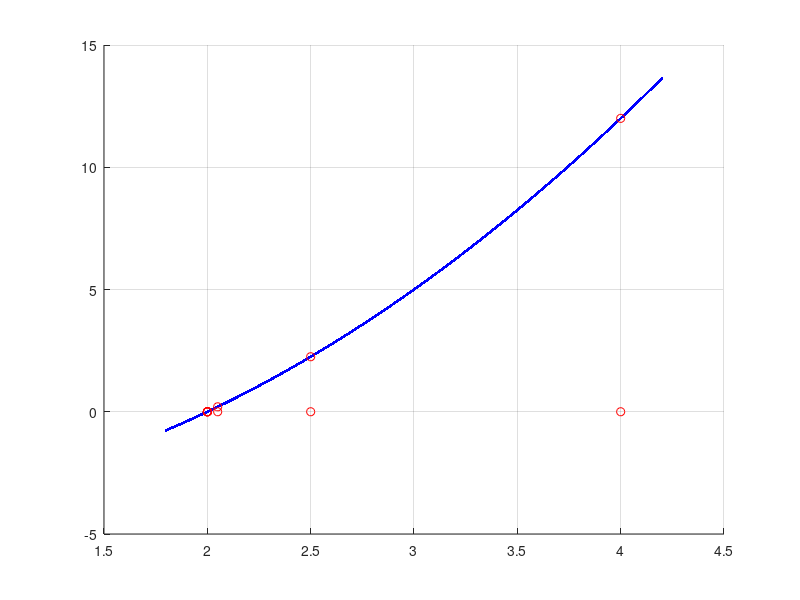

This chart was generated by the following MATLAB code:
function [] = class20180207_IT2N2_Newton ()

X=Newton(4,10);
format long;X',format;

end%class20180207_IT2N2_Newton


function [X] = Newton (x0,nmax)
%Solving f(x)=0 for x 
%with initial guess x0 and 
%maximum number of iterations nmax.
err_lim=10^(-2);
err=err_lim+1;

X(1)=x0;
[f,Df]=values_f_Df(X(1));
X(2)=X(1)-f/Df;
n=1;%counter for iterations
while(err>err_lim & n<nmax)
    %Newton's iteration
    [f,Df]=values_f_Df(X(n+1));
    X(n+2)=X(n+1)-f/Df;
    err=abs(X(n+1)-X(n));
    n=n+1;
    
    visualization(X);
end%while

end%class20180207_IT2N2_Newton


function [f,Df] = values_f_Df (x)
%Defines the problem f(x)=0.
f=x.^2-4;
Df=2*x;
end%values_f_Df

function [] = visualization(X)
xmin=min(X);
xmax=max(X);
Dx=xmax-xmin;
space=0.1*Dx;
x=linspace(xmin-space,xmax+space,10^6);
[fx,Dfx]=values_f_Df(x);
[fX,DfX]=values_f_Df(X);

figure(1);
clf;
hold on;
plot(x,fx,'b.-');
plot(X,zeros(size(X)),'ro');
plot(X,fX,'ro');
grid on;

end%visualization

